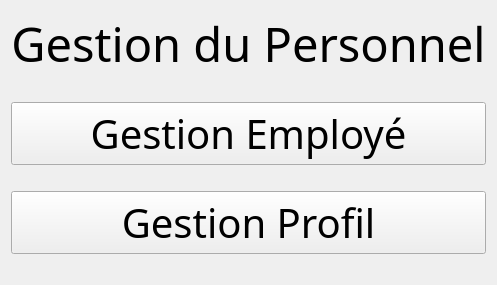
        <widget class="QWidget" name="page_2">
         <layout class="QVBoxLayout" name="verticalLayout_37">
          <item>
           <widget class="QLabel" name="label_GestionDesPatients_2">
            <property name="sizePolicy">
             <sizepolicy hsizetype="Preferred" vsizetype="Preferred">
              <horstretch>0</horstretch>
              <verstretch>0</verstretch>
             </sizepolicy>
            </property>
            <property name="font">
             <font>
              <family>Quicksand SemiBold</family>
              <pointsize>35</pointsize>
              <weight>50</weight>
              <italic>false</italic>
              <bold>false</bold>
              <underline>false</underline>
              <strikeout>false</strikeout>
              <kerning>true</kerning>
             </font>
            </property>
            <property name="text">
             <string>Gestion du Personnel</string>
            </property>
            <property name="alignment">
             <set>Qt::AlignCenter</set>
            </property>
           </widget>
          </item>
          <item>
           <spacer name="horizontalSpacer_50">
            <property name="orientation">
             <enum>Qt::Horizontal</enum>
            </property>
            <property name="sizeHint" stdset="0">
             <size>
              <width>40</width>
              <height>20</height>
             </size>
            </property>
           </spacer>
          </item>
          <item>
           <widget class="QPushButton" name="menu_listePatients_2">
            <property name="sizePolicy">
             <sizepolicy hsizetype="Preferred" vsizetype="Preferred">
              <horstretch>0</horstretch>
              <verstretch>0</verstretch>
             </sizepolicy>
            </property>
            <property name="font">
             <font>
              <family>Quicksand SemiBold</family>
              <pointsize>30</pointsize>
              <weight>50</weight>
              <bold>false</bold>
             </font>
            </property>
            <property name="cursor">
             <cursorShape>PointingHandCursor</cursorShape>
            </property>
            <property name="text">
             <string>Gestion Employé</string>
            </property>
           </widget>
          </item>
          <item>
           <spacer name="horizontalSpacer_52">
            <property name="orientation">
             <enum>Qt::Horizontal</enum>
            </property>
            <property name="sizeHint" stdset="0">
             <size>
              <width>40</width>
              <height>20</height>
             </size>
            </property>
           </spacer>
          </item>
          <item>
           <widget class="QPushButton" name="menu_listeRendezVous_2">
            <property name="sizePolicy">
             <sizepolicy hsizetype="Preferred" vsizetype="Preferred">
              <horstretch>0</horstretch>
              <verstretch>0</verstretch>
             </sizepolicy>
            </property>
            <property name="font">
             <font>
              <family>Quicksand SemiBold</family>
              <pointsize>30</pointsize>
              <weight>50</weight>
              <bold>false</bold>
             </font>
            </property>
            <property name="cursor">
             <cursorShape>PointingHandCursor</cursorShape>
            </property>
            <property name="text">
             <string>Gestion Profil</string>
            </property>
           </widget>
          </item>
          <item>
           <spacer name="horizontalSpacer_51">
            <property name="orientation">
             <enum>Qt::Horizontal</enum>
            </property>
            <property name="sizeHint" stdset="0">
             <size>
              <width>40</width>
              <height>20</height>
             </size>
            </property>
           </spacer>
          </item>
         </layout>
        </widget>
